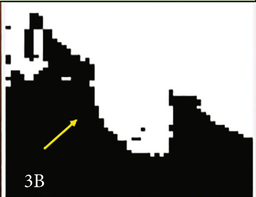
#> input picture similarity_index/1.png, 256 x 197 px, shrunk from 578 x 444 before the run; the run also reads 1 picture not shown here
$ jupyter execute --allow-errors SimilarityIndex.ipynb
#> lines starting #> are read from the running program, lines starting #| are printed output that depends on the picture; after the words box and inside, x2 and y2 are one past the last pixel; in counts of white or black regions, pixels touching at a corner belong together; long printed decimals are rounded
[cell 1]
import cv2
import numpy as np
from skimage.color import rgb2lab
from skimage.segmentation import slic
from skimage.measure import regionprops

# Function to calculate similarity index
def calculate_similarity(region1, region2):
    # Calculate Euclidean distance between mean color values of the regions
    similarity = np.linalg.norm(region1.mean_color - region2.mean_color)
    return similarity

# Load the image
image = cv2.imread('1.png')
#> image is the input picture: shape (197, 256, 3); mean B, G, R 135.1, 136.9, 136.9

# Convert the image to CIELAB color space
lab_image = rgb2lab(image)
#> lab_image: shape (197, 256, 3) float64; mean of channels 0, 1, 2 53.3, -0.5, -0.2

# Perform superpixel segmentation
segments = slic(image, n_segments=100, compactness=10)
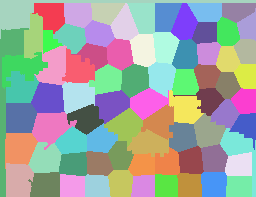
#> segments: shape (197, 256) int64; 77 distinct labels, from 1 to 77; one colour per label, 0 black

# Extract region properties for each segment
props = regionprops(segments, intensity_image=lab_image)
#> props = 77 regions; largest, box (x1, y1, x2, y2) and area: (0, 0, 256, 39) 1597, (0, 28, 29, 197) 1321, (32, 112, 77, 150) 958, (2, 52, 48, 89) 905, (5, 133, 38, 169) 885

# Assuming you have identified the two tissues you want to compare
# based on some criteria (e.g., manually or using additional segmentation)

# Example: Let's say tissue 1 corresponds to segment with label 1
# and tissue 2 corresponds to segment with label 2
tissue1_region = props[1]  # Change index accordingly
tissue2_region = props[2]  # Change index accordingly

# Calculate similarity index between the two tissues
#> (the rest of this cell did not finish here and is left out)

[cell 2]
import cv2
import numpy as np
from skimage.color import rgb2lab
from skimage.segmentation import slic
from skimage.measure import regionprops

# Function to calculate mean color value for a region
def calculate_mean_color(image, region):
    return np.mean(image[region], axis=0)

# Function to calculate similarity index
def calculate_similarity(mean_color1, mean_color2):
    # Calculate Euclidean distance between mean color values of the regions
    similarity = np.linalg.norm(mean_color1 - mean_color2)
    return similarity

# Load the image
image = cv2.imread('1.png')

# Convert the image to CIELAB color space
lab_image = rgb2lab(image)

# Perform superpixel segmentation
segments = slic(image, n_segments=100, compactness=10)

# Extract region properties for each segment
props = regionprops(segments)

# Assuming you have identified the two tissues you want to compare
# based on some criteria (e.g., manually or using additional segmentation)

# Example: Let's say tissue 1 corresponds to segment with label 1
# and tissue 2 corresponds to segment with label 2
tissue1_region = props[1].coords  # Change index accordingly
#> tissue1_region = 680 pairs, first value 3 to 33, second value 32 to 64
tissue2_region = props[2].coords  # Change index accordingly
#> tissue2_region = 614 pairs, first value 3 to 27, second value 64 to 91

# Calculate mean color value for each tissue region
mean_color_tissue1 = calculate_mean_color(lab_image, tissue1_region)
mean_color_tissue2 = calculate_mean_color(lab_image, tissue2_region)

# Calculate similarity index between the two tissues
similarity_index = calculate_similarity(mean_color_tissue1, mean_color_tissue2)
#> in calculate_similarity, `similarity = np.linalg.norm(mean_color1 - mean_color2)`: similarity = 501.1
#> similarity_index = 501.1

# Print the similarity index
print("Similarity Index between Tissue 1 and Tissue 2:", similarity_index)
#| Similarity Index between Tissue 1 and Tissue 2: 501.093

[cell 3]
import cv2
import numpy as np
from skimage.color import rgb2lab
from skimage.segmentation import slic
from skimage.measure import regionprops
from sklearn.decomposition import PCA

# Function to calculate mean color value for a region
def calculate_mean_color(image, region):
    return np.mean(image[region], axis=0)

# Function to calculate similarity index
def calculate_similarity(mean_color1, mean_color2):
    # Calculate Euclidean distance between mean color values of the regions
    similarity = np.linalg.norm(mean_color1 - mean_color2)
    return similarity

# Load the image
image = cv2.imread('4.png')
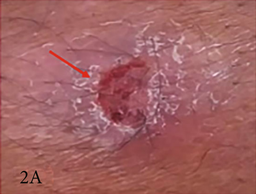
#> input picture similarity_index/4.png, 256 x 194 px, shrunk from 578 x 438 before the run
#> image is the input picture: shape (194, 256, 3); mean B, G, R 99, 98.2, 161.5

# Convert the image to CIELAB color space
lab_image = rgb2lab(image)
#> lab_image: shape (194, 256, 3) float64; mean of channels 0, 1, 2 44.2, 16.7, -34.1

# Extract L channel features
L_channel = lab_image[:,:,0]
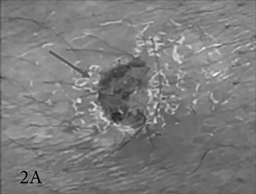
#> L_channel: shape (194, 256) float64; min 0, max 90.31, mean 44.2; drawn with min black and max white

# Perform PCA to reduce dimensionality
pca = PCA(n_components=1)
L_pca = pca.fit_transform(L_channel.reshape(-1, 1)).reshape(L_channel.shape)

# Reconstruct image using reduced feature space
lab_image_reconstructed = np.zeros_like(lab_image)
lab_image_reconstructed[:,:,0] = L_pca
#> lab_image_reconstructed: shape (194, 256, 3) float64; mean of channels 0, 1, 2 0, 0, 0
lab_image_reconstructed[:,:,1:] = lab_image[:,:,1:]
#> lab_image_reconstructed: shape (194, 256, 3) float64; mean of channels 0, 1, 2 0, 16.7, -34.1

# Convert reconstructed image back to RGB color space for display
reconstructed_image = cv2.cvtColor(lab_image_reconstructed.astype(np.uint8), cv2.COLOR_LAB2RGB)
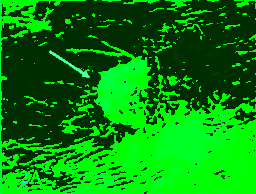
#> reconstructed_image: shape (194, 256, 3); mean R, G, B 0.2, 135.8, 5.5

# Display original and reconstructed images
cv2.imshow('Original Image', image)
cv2.imshow('Reconstructed Image', reconstructed_image)
cv2.waitKey(0)
cv2.destroyAllWindows()

# Perform superpixel segmentation
segments = slic(image, n_segments=100, compactness=10)
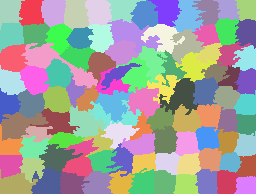
#> segments: shape (194, 256) int64; 101 distinct labels, from 1 to 101; one colour per label, 0 black

# Extract region properties for each segment
props = regionprops(segments)
#> props = 101 regions; largest, box (x1, y1, x2, y2) and area: (21, 43, 98, 88) 1051, (107, 19, 163, 53) 856, (159, 78, 199, 115) 767, (1, 112, 49, 141) 766, (68, 106, 107, 138) 721

# Assuming you have identified the two tissues you want to compare
# based on some criteria (e.g., manually or using additional segmentation)

# Example: Let's say tissue 1 corresponds to segment with label 1
# and tissue 2 corresponds to segment with label 2
tissue1_region = props[1].coords  # Change index accordingly
#> tissue1_region = 535 pairs, first value 0 to 25, second value 19 to 43
tissue2_region = props[2].coords  # Change index accordingly
#> tissue2_region = 556 pairs, first value 0 to 26, second value 41 to 65

# Calculate mean color value for each tissue region
mean_color_tissue1 = calculate_mean_color(lab_image, tissue1_region)
mean_color_tissue2 = calculate_mean_color(lab_image, tissue2_region)

# Calculate similarity index between the two tissues
similarity_index = calculate_similarity(mean_color_tissue1, mean_color_tissue2)
#> in calculate_similarity, `similarity = np.linalg.norm(mean_color1 - mean_color2)`: similarity = 100.4
#> similarity_index = 100.4

# Print the similarity index
print("Similarity Index between Tissue 1 and Tissue 2:", similarity_index)
#| Similarity Index between Tissue 1 and Tissue 2: 100.375

[cell 4]
import cv2
import numpy as np
from skimage.color import rgb2lab
from sklearn.cluster import KMeans
from skimage.measure import regionprops


# Function to calculate mean color value for a region
def calculate_mean_color(image, region):
    return np.mean(image[region], axis=0)

# Function to calculate similarity index
# [4 lines left out: function calculate_similarity, not called in this run]

# Load the image
image = cv2.imread('2.png')
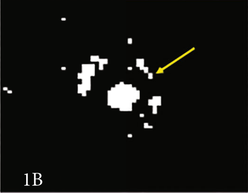
#> input picture similarity_index/2.png, 248 x 193 px, shrunk from 560 x 436 before the run
#> image is the input picture: shape (193, 248, 3); mean B, G, R 15.9, 18.2, 17.9

if image is None:
    print("Error: Image not found or could not be read.")
    exit()

# Convert the image to CIELAB color space
lab_image = rgb2lab(image)
#> lab_image: shape (193, 248, 3) float64; mean of channels 0, 1, 2 6.1, -0.6, -0.1

# Reshape the image into a 2D array of pixels
pixels = lab_image.reshape((-1, 3))

# Perform k-means clustering to automatically identify tissue regions
kmeans = KMeans(n_clusters=2, random_state=0)
labels = kmeans.fit_predict(pixels)

# Reshape the labels back into the original image shape
labels = labels.reshape(lab_image.shape[:2])
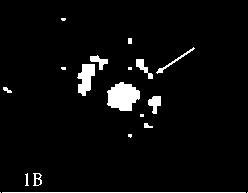
#> labels: shape (193, 248) int32; values 0 (black) and 1 (white), 4.3% white; 19 white regions (7 under 20 px)

# Extract region properties for each segment
props = regionprops(labels)
#> props = 1 regions; box (x1, y1, x2, y2) and area: (0, 18, 248, 193) 2064

# Assuming the two largest tissue regions correspond to the two tissues
tissue1_region = props[0].coords
#> tissue1_region = 2064 pairs, first value 18 to 192, second value 0 to 247
#> (the rest of this cell did not finish here and is left out)

[cell 5]
import cv2
import numpy as np
from skimage.color import rgb2lab
from sklearn.cluster import KMeans
from skimage.measure import regionprops


# Function to calculate mean color value for a region
def calculate_mean_color(image, region):
    return np.mean(image[region], axis=0)

# Function to calculate similarity index
# [4 lines left out: function calculate_similarity, not called in this run]

# Load the image
image = cv2.imread('4.png')

if image is None:
    print("Error: Image not found or could not be read.")
    exit()

# Convert the image to CIELAB color space
lab_image = rgb2lab(image)

# Reshape the image into a 2D array of pixels
pixels = lab_image.reshape((-1, 3))

# Perform k-means clustering to automatically identify tissue regions
kmeans = KMeans(n_clusters=2, random_state=0)
labels = kmeans.fit_predict(pixels)

# Reshape the labels back into the original image shape
labels = labels.reshape(lab_image.shape[:2])
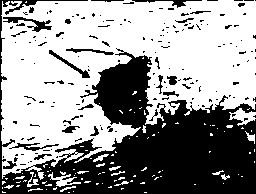
#> labels: shape (194, 256) int32; values 0 (black) and 1 (white), 60% white; 174 black regions (149 under 20 px)

# Extract region properties for each segment
props = regionprops(labels)
#> props = 1 regions; box (x1, y1, x2, y2) and area: (1, 0, 256, 193) 29807
#> (the rest of the program and of its run is left out)
